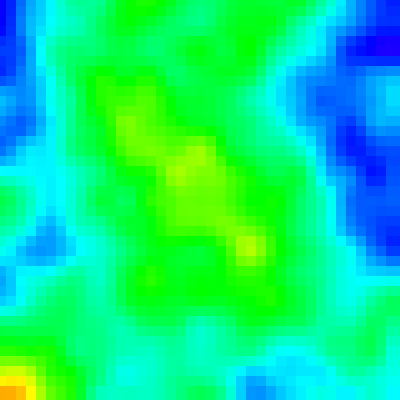
Frame 1 (no input)
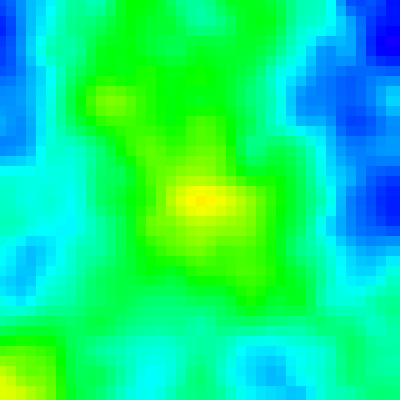
Frame 60 (no input)
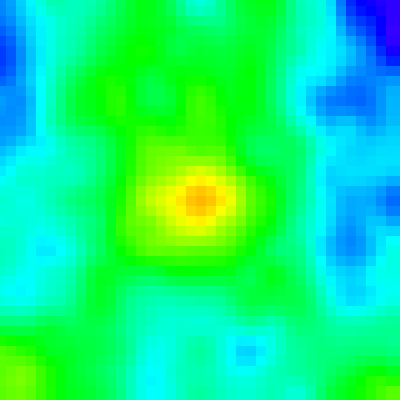
Frame 120 (the mouse pressed at the canvas centre since frame 60)

The p5.js sketch that drew these frames (run headless with seeded random() and noise() and a simulated clock; from frame 60 on, the mouse is pressed at the canvas centre):

// p5.js sketch
// ── sketch.js
let z = 1;
let divisor = 200;

function setup() {
  createCanvas(400, 400);
  colorMode(HSB);

}

function draw() {
  background(220);

  for (let i = 1; i < width; i += 10) {
    for (let j = 1; j < height; j += 10) {
      let n = noise(i/divisor, j/divisor, z/(divisor*2));
      let hue = map(n, 0, 1, 0, 360);
      
      strokeWeight(10);
      stroke(hue, 200, 200);
      fill(hue, 200, 200);
      
      // point(i,j);
      rect(i, j, 10, 10);
    }
  }
  
  z++;
  
}
